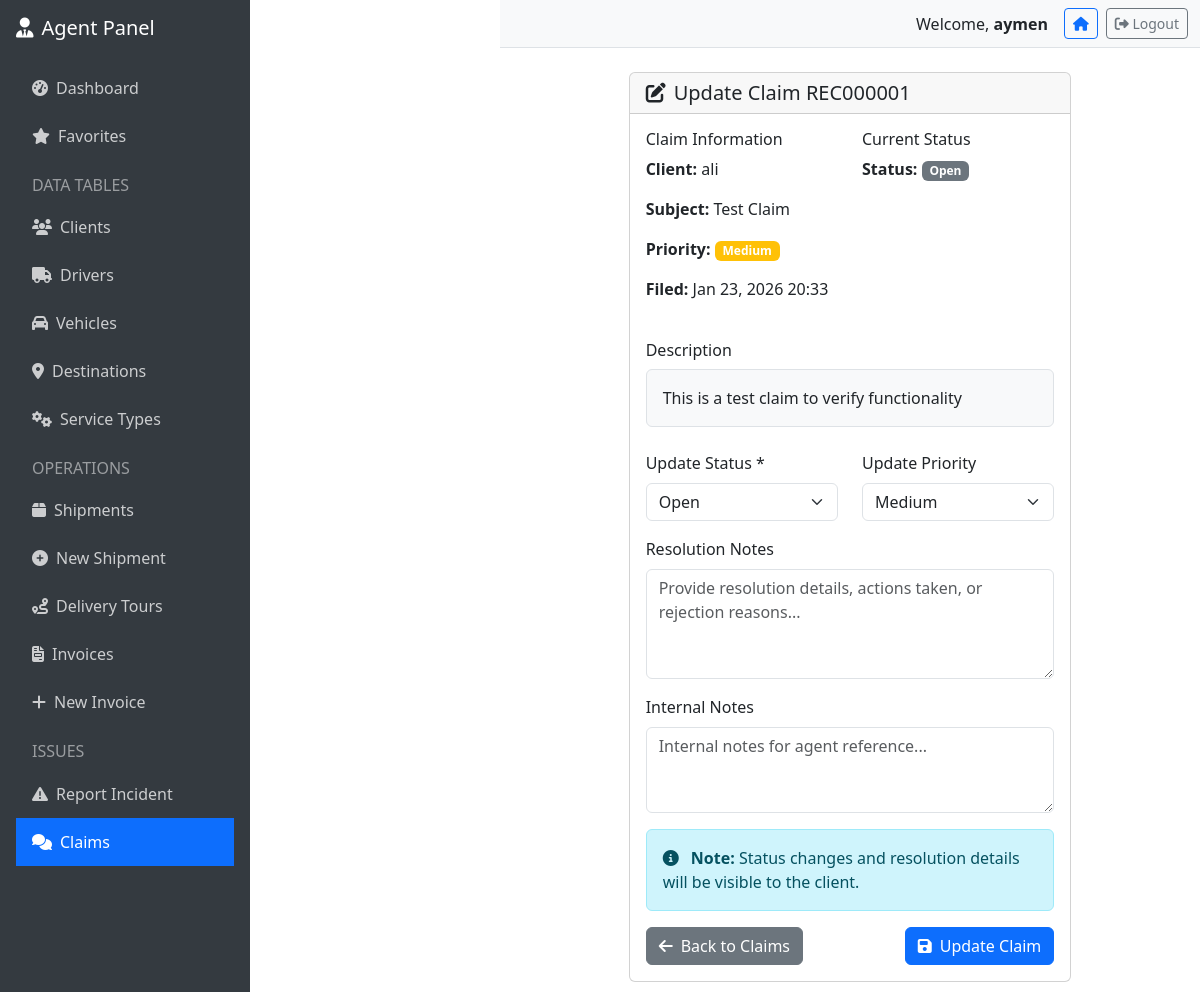
/agent/claims/1/update/ (signed in), run on the app's committed database.
### authentication/models.py (models this page shows, shortened)
class User(AbstractUser):
    ROLE_CHOICES = [
        ('agent', 'Agent'),
        ('manager', 'Manager'),
        ('client', 'Client'),
        ('driver', 'Driver'),
    ]
    role = models.CharField(max_length=20, choices=ROLE_CHOICES, default='agent')
    simple_password = models.CharField(max_length=128, blank=True)
    client_profile = models.OneToOneField(Client, on_delete=models.SET_NULL, null=True, blank=True, related_name='auth_user')
    driver_profile = models.OneToOneField(Driver, on_delete=models.SET_NULL, null=True, blank=True, related_name='auth_user')
    manager_profile = models.OneToOneField(Manager, on_delete=models.SET_NULL, null=True, blank=True, related_name='auth_user')
    agent_profile = models.OneToOneField(Agent, on_delete=models.SET_NULL, null=True, blank=True, related_name='auth_user')
    class Meta:
        db_table = 'users'
        verbose_name = 'User'
        verbose_name_plural = 'Users'

### common/models.py (models this page shows, shortened)
class Claim(models.Model):
    STATUS_CHOICES = [
        ('open', 'Open'),
        ('in_progress', 'In Progress'),
        ('resolved', 'Resolved'),
        ('rejected', 'Rejected'),
        ('closed', 'Closed'),
    ]
    PRIORITY_CHOICES = [
        ('low', 'Low'),
        ('medium', 'Medium'),
        ('high', 'High'),
        ('urgent', 'Urgent'),
    ]
    claim_number = models.CharField(max_length=20, unique=True, editable=False)
    client = models.ForeignKey(Client, on_delete=models.PROTECT, related_name='claims')
    shipment = models.ForeignKey(Shipment, on_delete=models.SET_NULL, null=True, blank=True, related_name='claims')
    invoice = models.ForeignKey(Invoice, on_delete=models.SET_NULL, null=True, blank=True, related_name='claims')
    subject = models.CharField(max_length=200)
    description = models.TextField()
    status = models.CharField(max_length=20, choices=STATUS_CHOICES, default='open')
    priority = models.CharField(max_length=20, choices=PRIORITY_CHOICES, default='medium')
    filed_date = models.DateTimeField(auto_now_add=True)
    resolved_date = models.DateTimeField(null=True, blank=True)
    resolution = models.TextField(blank=True)
    assigned_to = models.ForeignKey(settings.AUTH_USER_MODEL, on_delete=models.SET_NULL, null=True, blank=True, related_name='assigned_claims')
    created_by = models.ForeignKey(settings.AUTH_USER_MODEL, on_delete=models.SET_NULL, null=True, related_name='created_claims')
    class Meta:
        db_table = 'claims'
        ordering = ['-filed_date']

class Client(models.Model):
    client_id = models.CharField(max_length=20, unique=True, editable=False)
    name = models.CharField(max_length=200, verbose_name="Name")
    email = models.EmailField(verbose_name="Email")
    phone = models.CharField(max_length=20, verbose_name="Phone")
    address = models.TextField(verbose_name="Address")
    city = models.CharField(max_length=100, verbose_name="City")
    postal_code = models.CharField(max_length=10, verbose_name="Postal Code")
    country = models.CharField(max_length=100, default='Algeria', verbose_name="Country")
    balance = models.DecimalField(
        max_digits=12,
        decimal_places=2,
        default=0,
        verbose_name="Balance (DA)"
    )
    is_active = models.BooleanField(default=True, verbose_name="Active")
    created_at = models.DateTimeField(auto_now_add=True, verbose_name="Created At")
    updated_at = models.DateTimeField(auto_now=True, verbose_name="Updated At")
    notes = models.TextField(blank=True, verbose_name="Notes")
    class Meta:
        db_table = 'clients'
        ordering = ['-created_at']
        verbose_name = 'Client'
        verbose_name_plural = 'Clients'

### agent/views.py (the view, shortened to what this page needs)
# urls.py: path('claims/<int:claim_id>/update/', views.update_claim_status, name='update_claim'),
def update_claim_status(request, claim_id):
    if 'user_id' not in request.session or request.session.get('user_role') != 'agent':
        return redirect('/auth/agent/login/')
    claim = get_object_or_404(Claim, id=claim_id)
    return render(request, 'agent/update_claim.html', {'claim': claim})

### agent/templates/agent/update_claim.html (shortened to what this page needs)
{% extends 'agent/base.html' %}
{% block content %}
<div class="row justify-content-center">
    <div class="col-md-8">
        <div class="card">
            <div class="card-header">
                <h5 class="mb-0">
                    <i class="fas fa-edit me-2"></i>Update Claim {{ claim.claim_number }}
                </h5>
            </div>
            <div class="card-body">
                <div class="row mb-4">
                    <div class="col-md-6">
                        <h6>Claim Information</h6>
                        <p><strong>Client:</strong> {{ claim.client.name }}</p>
                        <p><strong>Subject:</strong> {{ claim.subject }}</p>
                        <p><strong>Priority:</strong>
                            <span class="badge bg-{% if claim.priority == 'high' %}danger{% elif claim.priority == 'medium' %}warning{% else %}secondary{% endif %}">
                                {{ claim.get_priority_display }}
                            </span>
                        </p>
                        <p><strong>Filed:</strong> {{ claim.filed_date|date:"M d, Y H:i" }}</p>
                    </div>
                    <div class="col-md-6">
                        <h6>Current Status</h6>
                        <p><strong>Status:</strong>
                            <span class="badge bg-{% if claim.status == 'resolved' or claim.status == 'closed' %}success{% elif claim.status == 'rejected' %}danger{% elif claim.status == 'in_progress' %}warning{% else %}secondary{% endif %}">
                                {{ claim.get_status_display }}
                            </span>
                        </p>
                    </div>
                </div>
                {% if claim.description %}
                    <div class="mb-4">
                        <h6>Description</h6>
                        <div class="border rounded p-3 bg-light">
                            {{ claim.description }}
                        </div>
                    </div>
                {% endif %}
                <form method="post">
                    <div class="row">
                        <div class="col-md-6 mb-3">
                            <label class="form-label">Update Status *</label>
                            <select name="status" class="form-select" required>
                                <option value="open" {% if claim.status == 'open' %}selected{% endif %}>Open</option>
                            </select>
                        </div>
                        <div class="col-md-6 mb-3">
                            <label class="form-label">Update Priority</label>
                            <select name="priority" class="form-select">
                                <option value="medium" {% if claim.priority == 'medium' %}selected{% endif %}>Medium</option>
                            </select>
                        </div>
                    </div>
                    <div class="mb-3">
                        <label class="form-label">Resolution Notes</label>
                        <textarea name="resolution" class="form-control" rows="4"
                                  placeholder="Provide resolution details, actions taken, or rejection reasons...">{{ claim.resolution }}</textarea>
                    </div>
                    <div class="mb-3">
                        <label class="form-label">Internal Notes</label>
                        <textarea name="internal_notes" class="form-control" rows="3"
                                  placeholder="Internal notes for agent reference...">{{ claim.internal_notes }}</textarea>
                    </div>
                    <div class="alert alert-info">
                        <i class="fas fa-info-circle me-2"></i>
                        <strong>Note:</strong> Status changes and resolution details will be visible to the client.
                    </div>
                    <div class="d-flex justify-content-between">
                        <a href="{% url 'agent:claims' %}" class="btn btn-secondary">
                            <i class="fas fa-arrow-left me-2"></i>Back to Claims
                        </a>
                        <button type="submit" class="btn btn-primary">
                            <i class="fas fa-save me-2"></i>Update Claim
                        </button>
                    </div>
                </form>
            </div>
        </div>
    </div>
</div>
{% endblock %}

### agent/templates/agent/base.html (shortened to what this page needs)
<!DOCTYPE html>
<html lang="en">
<head>
    <link href="https://cdn.jsdelivr.net/npm/bootstrap@5.3.0/dist/css/bootstrap.min.css" rel="stylesheet">
    <link rel="stylesheet" href="https://cdnjs.cloudflare.com/ajax/libs/font-awesome/6.4.0/css/all.min.css">
</head>
<body>
    <div class="d-flex">
        <nav class="sidebar d-none d-md-block" style="width: 250px;">
            <div class="p-3">
                <h5 class="text-white mb-4">
                    <i class="fas fa-user-tie me-2"></i>Agent Panel
                </h5>
                <ul class="nav flex-column">
                    <li class="nav-item">
                        <a class="nav-link {% if request.resolver_match.url_name == 'dashboard' %}active{% endif %}"
                           href="{% url 'agent:dashboard' %}">
                            <i class="fas fa-tachometer-alt me-2"></i>Dashboard
                        </a>
                    </li>
                    <li class="nav-item">
                        <a class="nav-link {% if request.resolver_match.url_name == 'favorites' %}active{% endif %}"
                           href="{% url 'agent:favorites' %}">
                            <i class="fas fa-star me-2"></i>Favorites
                        </a>
                    </li>
                    <li class="nav-item mt-3">
                        <h6 class="text-white-50 px-3 mb-2">DATA TABLES</h6>
                    </li>
                    <li class="nav-item">
                        <a class="nav-link {% if 'client' in request.resolver_match.url_name %}active{% endif %}"
                           href="{% url 'agent:client_list' %}">
                            <i class="fas fa-users me-2"></i>Clients
                        </a>
                    </li>
                    <li class="nav-item">
                        <a class="nav-link {% if 'driver' in request.resolver_match.url_name %}active{% endif %}"
                           href="{% url 'agent:driver_list' %}">
                            <i class="fas fa-truck me-2"></i>Drivers
                        </a>
                    </li>
                    <li class="nav-item">
                        <a class="nav-link {% if 'vehicle' in request.resolver_match.url_name %}active{% endif %}"
                           href="{% url 'agent:vehicle_list' %}">
                            <i class="fas fa-car me-2"></i>Vehicles
                        </a>
                    </li>
                    <li class="nav-item">
                        <a class="nav-link {% if 'destination' in request.resolver_match.url_name %}active{% endif %}"
                           href="{% url 'agent:destination_list' %}">
                            <i class="fas fa-map-marker-alt me-2"></i>Destinations
                        </a>
                    </li>
                    <li class="nav-item">
                        <a class="nav-link {% if 'service' in request.resolver_match.url_name %}active{% endif %}"
                           href="{% url 'agent:service_type_list' %}">
                            <i class="fas fa-cogs me-2"></i>Service Types
                        </a>
                    </li>
                    <li class="nav-item mt-3">
                        <h6 class="text-white-50 px-3 mb-2">OPERATIONS</h6>
                    </li>
                    <li class="nav-item">
                        <a class="nav-link {% if 'shipment' in request.resolver_match.url_name and request.resolver_match.url_name != 'create_shipment' %}active{% endif %}"
                           href="{% url 'agent:shipment_list' %}">
                            <i class="fas fa-box me-2"></i>Shipments
                        </a>
                    </li>
                    <li class="nav-item">
                        <a class="nav-link {% if request.resolver_match.url_name == 'create_shipment' %}active{% endif %}"
                           href="{% url 'agent:create_shipment' %}">
                            <i class="fas fa-plus-circle me-2"></i>New Shipment
                        </a>
                    </li>
                    <li class="nav-item">
                        <a class="nav-link {% if 'tour' in request.resolver_match.url_name %}active{% endif %}"
                           href="{% url 'agent:tour_list' %}">
                            <i class="fas fa-route me-2"></i>Delivery Tours
                        </a>
                    </li>
                    <li class="nav-item">
                        <a class="nav-link {% if 'invoice' in request.resolver_match.url_name %}active{% endif %}"
                           href="{% url 'agent:invoice_list' %}">
                            <i class="fas fa-file-invoice me-2"></i>Invoices
                        </a>
                    </li>
                    <li class="nav-item">
                        <a class="nav-link {% if request.resolver_match.url_name == 'create_invoice' %}active{% endif %}"
                           href="{% url 'agent:create_invoice' %}">
                            <i class="fas fa-plus me-2"></i>New Invoice
                        </a>
                    </li>
                    <li class="nav-item mt-3">
                        <h6 class="text-white-50 px-3 mb-2">ISSUES</h6>
                    </li>
                    <li class="nav-item">
                        <a class="nav-link {% if 'incident' in request.resolver_match.url_name %}active{% endif %}"
                           href="{% url 'agent:report_incident' %}">
                            <i class="fas fa-exclamation-triangle me-2"></i>Report Incident
                        </a>
                    </li>
                    <li class="nav-item">
                        <a class="nav-link {% if 'claim' in request.resolver_match.url_name %}active{% endif %}"
                           href="{% url 'agent:claims' %}">
                            <i class="fas fa-comments me-2"></i>Claims
                        </a>
                    </li>
                </ul>
            </div>
        </nav>
        <div class="content-wrapper flex-grow-1">
            <nav class="navbar navbar-expand-lg navbar-light bg-light border-bottom">
                <div class="container-fluid">
                    <div class="ms-auto d-flex align-items-center">
                        <span class="me-3">Welcome, <strong>{{ user.get_full_name|default:user.username }}</strong></span>
                        <a href="{% url 'agent:dashboard' %}" class="btn btn-outline-primary btn-sm me-2">
                            <i class="fas fa-home"></i>
                        </a>
                        <a href="/auth/logout/" class="btn btn-outline-secondary btn-sm">
                            <i class="fas fa-sign-out-alt"></i> Logout
                        </a>
                    </div>
                </div>
            </nav>
            <div class="container-fluid py-4">
                {% block content %}{% endblock %}
            </div>
        </div>
    </div>
</body>
</html>

### agent/templates/agent/base.html (style rules this page uses)
.sidebar { min-height: 100vh; background: #343a40; }
.sidebar .nav-link { color: rgba(255,255,255,.75); padding: 0.75rem 1rem; }
.sidebar .nav-link.active { color: #fff; background: #0d6efd; }
.content-wrapper { margin-left: 0; }
@media (min-width: 768px) { .content-wrapper { margin-left: 250px; } }

### data on the page
User: get_full_name "aymen"
Claim: claim_number "REC000001", client.name "ali", subject "Test Claim", priority "Medium", filed_date "Jan 23, 2026 20:33", status "Open", description "This is a test claim to verify functionality"
